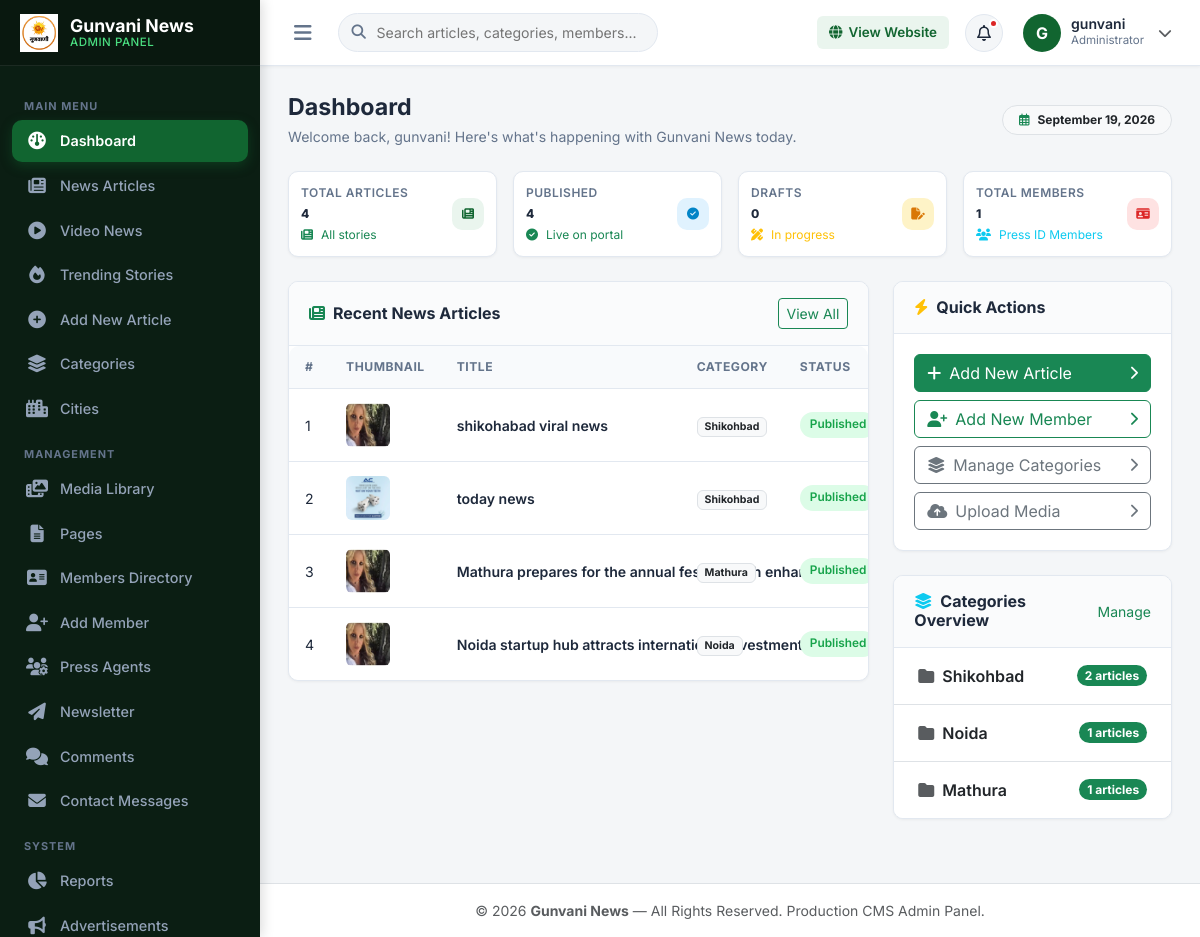
Page /admin/dashboard.php (signed in) on the committed database.
### tables this page shows
CREATE TABLE `articles` (
  `id` int(11) NOT NULL,
  `category_id` int(11) NOT NULL,
  `title` varchar(255) NOT NULL,
  `slug` varchar(255) NOT NULL,
  `summary` varchar(500) NOT NULL,
  `content` text NOT NULL,
  `image` varchar(255) DEFAULT NULL,
  `status` enum('published','draft') NOT NULL DEFAULT 'published',
  `published_at` datetime NOT NULL DEFAULT current_timestamp(),
  `created_at` timestamp NULL DEFAULT current_timestamp()
);

CREATE TABLE `categories` (
  `id` int(11) NOT NULL,
  `name` varchar(255) NOT NULL,
  `slug` varchar(255) NOT NULL,
  `description` text DEFAULT NULL,
  `created_at` timestamp NULL DEFAULT current_timestamp()
);

### admin/dashboard.php (the view, shortened to what this page needs)
<?php
require_once 'admin_header.php';
require_once 'db.php';
$totalArticles = (int) $pdo->query("SELECT COUNT(*) FROM articles")->fetchColumn();
$publishedArticles = (int) $pdo->query("SELECT COUNT(*) FROM articles WHERE status = 'published'")->fetchColumn();
$draftArticles = (int) $pdo->query("SELECT COUNT(*) FROM articles WHERE status = 'draft'")->fetchColumn();
$totalMembers = (int) $pdo->query("SELECT COUNT(*) FROM members")->fetchColumn();
$recentArticles = $pdo->query(
    "SELECT a.*, c.name AS category_name
     FROM articles a
     LEFT JOIN categories c ON a.category_id = c.id
     ORDER BY a.id DESC
     LIMIT 6"
)->fetchAll(PDO::FETCH_ASSOC);
$categoriesOverview = $pdo->query(
    "SELECT c.*, COUNT(a.id) AS article_count
     FROM categories c
     LEFT JOIN articles a ON c.id = a.category_id
     GROUP BY c.id
     ORDER BY article_count DESC"
)->fetchAll(PDO::FETCH_ASSOC);
function articleThumb($image) {
    if (!$image) return '../images/placeholder/first8.jpg';
    return '../uploads/news/' . $image;
}
?>
<div class="page-header">
    <div class="page-title-box">
        <h1>Dashboard</h1>
        <p>Welcome back, <?= htmlspecialchars($adminUser) ?>! Here's what's happening with Gunvani News today.</p>
    </div>
    <div class="badge bg-light text-dark border px-3 py-2 rounded-pill font-weight-bold">
        <i class="fa-regular fa-calendar-days text-success me-2"></i><?= date('F j, Y') ?>
    </div>
</div>
<div class="row g-3 mb-4">
    <div class="col-6 col-sm-6 col-xl-3">
        <div class="kpi-card">
            <div class="kpi-details">
                <div class="kpi-label">Total Articles</div>
                <div class="kpi-value"><?= number_format($totalArticles) ?></div>
                <div class="kpi-sub text-success"><i class="fa-solid fa-newspaper me-1"></i> All stories</div>
            </div>
            <div class="kpi-icon-badge green">
                <i class="fa-solid fa-newspaper"></i>
            </div>
        </div>
    </div>
    <div class="col-6 col-sm-6 col-xl-3">
        <div class="kpi-card">
            <div class="kpi-details">
                <div class="kpi-label">Published</div>
                <div class="kpi-value"><?= number_format($publishedArticles) ?></div>
                <div class="kpi-sub text-success"><i class="fa-solid fa-circle-check me-1"></i> Live on portal</div>
            </div>
            <div class="kpi-icon-badge blue">
                <i class="fa-solid fa-circle-check"></i>
            </div>
        </div>
    </div>
    <div class="col-6 col-sm-6 col-xl-3">
        <div class="kpi-card">
            <div class="kpi-details">
                <div class="kpi-label">Drafts</div>
                <div class="kpi-value"><?= number_format($draftArticles) ?></div>
                <div class="kpi-sub text-warning"><i class="fa-solid fa-pen-ruler me-1"></i> In progress</div>
            </div>
            <div class="kpi-icon-badge yellow">
                <i class="fa-solid fa-file-pen"></i>
            </div>
        </div>
    </div>
    <div class="col-6 col-sm-6 col-xl-3">
        <div class="kpi-card">
            <div class="kpi-details">
                <div class="kpi-label">Total Members</div>
                <div class="kpi-value"><?= number_format($totalMembers) ?></div>
                <div class="kpi-sub text-info"><i class="fa-solid fa-users me-1"></i> Press ID Members</div>
            </div>
            <div class="kpi-icon-badge red">
                <i class="fa-solid fa-id-card"></i>
            </div>
        </div>
    </div>
</div>
<div class="row g-4">
    <div class="col-lg-8">
        <div class="admin-card">
            <div class="admin-card-header">
                <h5><i class="fa-solid fa-newspaper me-2 text-success"></i>Recent News Articles</h5>
                <a href="news.php" class="btn btn-sm btn-outline-success">View All</a>
            </div>
            <div class="admin-card-body p-0">
                <div class="admin-table-wrap">
                    <div class="table-responsive"><table class="admin-table">
                        <thead>
                            <tr>
                                <th>#</th>
                                <th>Thumbnail</th>
                                <th>Title</th>
                                <th>Category</th>
                                <th>Status</th>
                            </tr>
                        </thead>
                        <tbody>
                            <?php if (count($recentArticles) === 0): ?>
                                <tr><td colspan="7" class="text-center text-muted py-4">No recent articles found.</td></tr>
                            <?php else: ?>
                                <?php foreach ($recentArticles as $index => $art): ?>
                                <tr>
                                    <td><?= $index + 1 ?></td>
                                    <td>
                                        <?php if (!empty($art['video_file']) && empty($art['image'])): ?>
                                            <video src="../uploads/videos/<?= htmlspecialchars($art['video_file']) ?>" class="table-thumb" muted></video>
                                        <?php else: ?>
                                            <img src="<?= htmlspecialchars(articleThumb($art['image'])) ?>" alt="Thumb" class="table-thumb" onerror="this.src='../images/placeholder/first8.jpg'">
                                        <?php endif; ?>
                                    </td>
                                    <td class="fw-semibold text-wrap" style="max-width:240px;">
                                        <?= htmlspecialchars($art['title']) ?>
                                    </td>
                                    <td>
                                        <span class="badge bg-light text-dark border"><?= htmlspecialchars($art['category_name'] ?: 'General') ?></span>
                                    </td>
                                    <td>
                                        <span class="badge-status <?= htmlspecialchars($art['status']) ?>">
                                            <?= ucfirst($art['status']) ?>
                                        </span>
                                    </td>
                                </tr>
                                <?php endforeach; ?>
                            <?php endif; ?>
                        </tbody>
                    </table></div>
                </div>
            </div>
        </div>
    </div>
    <div class="col-lg-4">
        <div class="admin-card mb-4">
            <div class="admin-card-header">
                <h5><i class="fa-solid fa-bolt me-2 text-warning"></i>Quick Actions</h5>
            </div>
            <div class="admin-card-body">
                <div class="d-grid gap-2">
                    <a href="add_news.php" class="btn btn-success d-flex align-items-center justify-content-between p-2.5">
                        <span><i class="fa-solid fa-plus me-2"></i>Add New Article</span>
                        <i class="fa-solid fa-chevron-right small"></i>
                    </a>
                    <a href="add_members.php" class="btn btn-outline-success d-flex align-items-center justify-content-between p-2.5">
                        <span><i class="fa-solid fa-user-plus me-2"></i>Add New Member</span>
                        <i class="fa-solid fa-chevron-right small"></i>
                    </a>
                    <a href="categories.php" class="btn btn-outline-secondary d-flex align-items-center justify-content-between p-2.5">
                        <span><i class="fa-solid fa-layer-group me-2"></i>Manage Categories</span>
                        <i class="fa-solid fa-chevron-right small"></i>
                    </a>
                    <a href="media.php" class="btn btn-outline-secondary d-flex align-items-center justify-content-between p-2.5">
                        <span><i class="fa-solid fa-cloud-arrow-up me-2"></i>Upload Media</span>
                        <i class="fa-solid fa-chevron-right small"></i>
                    </a>
                </div>
            </div>
        </div>
        <div class="admin-card">
            <div class="admin-card-header">
                <h5><i class="fa-solid fa-layer-group me-2 text-info"></i>Categories Overview</h5>
                <a href="categories.php" class="small text-success text-decoration-none">Manage</a>
            </div>
            <div class="admin-card-body p-0">
                <ul class="list-group list-group-flush">
                    <?php foreach ($categoriesOverview as $cat): ?>
                    <li class="list-group-item d-flex justify-content-between align-items-center px-4 py-3">
                        <div class="fw-semibold">
                            <i class="fa-solid fa-folder me-2 text-muted"></i><?= htmlspecialchars($cat['name']) ?>
                        </div>
                        <span class="badge bg-success rounded-pill"><?= $cat['article_count'] ?> articles</span>
                    </li>
                    <?php endforeach; ?>
                </ul>
            </div>
        </div>
    </div>
</div>
<?php require_once 'admin_footer.php'; ?>

### admin/admin_style.css (style rules this page uses)
:root { --admin-primary: #116530; --admin-primary-dark: #093b21; --admin-primary-light: #eaf5ee; --admin-accent: #d97706; --admin-accent-light: #fef3c7; --admin-danger: #dc2626; --admin-danger-light: #fee2e2; --admin-success: #16a34a; --admin-success-light: #dcfce7; --admin-info: #0284c7; --admin-info-light: #e0f2fe; --admin-bg: #f4f6f8; --admin-card-bg: #ffffff; --admin-border: #e2e8f0; --admin-text-main: #1e293b; --admin-text-muted: #64748b; --sidebar-width: 260px; --sidebar-collapsed-width: 78px; --topbar-height: 66px; --radius-sm: 6px; --radius-md: 10px; --radius-lg: 16px; --shadow-sm: 0 1px 3px rgba(0,0,0,0.05); --shadow-md: 0 4px 12px rgba(0,0,0,0.06); --shadow-lg: 0 10px 25px rgba(0,0,0,0.08); }
body.admin-body { font-family: 'Inter', sans-serif; background-color: var(--admin-bg); color: var(--admin-text-main); margin: 0; padding: 0; min-height: 100vh; display: flex; overflow-x: hidden; }
.page-header { display: flex; flex-wrap: wrap; align-items: center; justify-content: space-between; gap: 16px; margin-bottom: 24px; }
.page-title-box h1 { font-size: 1.45rem; font-weight: 700; color: var(--admin-text-main); margin: 0 0 4px 0; }
.page-title-box p { font-size: 0.88rem; color: var(--admin-text-muted); margin: 0; }
.kpi-card { background: var(--admin-card-bg); border-radius: var(--radius-md); padding: 12px; border: 1px solid var(--admin-border); box-shadow: var(--shadow-sm); display: flex; align-items: center; justify-content: space-between; transition: transform 0.2s ease, box-shadow 0.2s ease; }
.kpi-details .kpi-label { font-size: 12px; font-weight: 600; text-transform: uppercase; letter-spacing: 0.5px; color: var(--admin-text-muted); margin-bottom: 6px; }
.kpi-details .kpi-value { font-size: 12px; font-weight: 800; color: var(--admin-text-main); line-height: 1; }
.kpi-details .kpi-sub { font-size: 12px; color: var(--admin-text-muted); margin-top: 6px; display: flex; align-items: center; gap: 4px; }
.kpi-icon-badge { width: 32px; height: 32px; border-radius: var(--radius-md); display: flex; align-items: center; justify-content: center; font-size: 12px; }
.kpi-icon-badge.green { background: var(--admin-primary-light); color: var(--admin-primary); }
.kpi-icon-badge.blue { background: var(--admin-info-light); color: var(--admin-info); }
.kpi-icon-badge.yellow { background: var(--admin-accent-light); color: var(--admin-accent); }
.kpi-icon-badge.red { background: var(--admin-danger-light); color: var(--admin-danger); }
.admin-card { background: var(--admin-card-bg); border-radius: var(--radius-md); border: 1px solid var(--admin-border); box-shadow: var(--shadow-sm); margin-bottom: 24px; overflow: hidden; }
.admin-card-header { padding: 16px 20px; border-bottom: 1px solid var(--admin-border); display: flex; align-items: center; justify-content: space-between; background: #fafbfc; }
.admin-card-header h5 { font-size: 1rem; font-weight: 700; margin: 0; color: var(--admin-text-main); }
.admin-card-body { padding: 20px; }
.admin-table-wrap { overflow-x: auto; border-radius: var(--radius-md); }
.admin-table { width: 100%; border-collapse: separate; border-spacing: 0; margin: 0; }
.admin-table th { background-color: #f8fafc; color: var(--admin-text-muted); font-size: 0.76rem; font-weight: 700; text-transform: uppercase; letter-spacing: 0.5px; padding: 12px 16px; border-bottom: 1px solid var(--admin-border); white-space: nowrap; }
.admin-table td { padding: 14px 16px; font-size: 0.88rem; border-bottom: 1px solid var(--admin-border); vertical-align: middle; color: var(--admin-text-main); background-color: #ffffff; }
.admin-table tr:last-child td { border-bottom: none; }
.table-thumb { width: 44px; height: 44px; border-radius: var(--radius-sm); object-fit: cover; }
.badge-status { font-size: 0.74rem; font-weight: 600; padding: 4px 10px; border-radius: 999px; display: inline-block; text-transform: capitalize; }
.badge-status.published, .badge-status.approved, .badge-status.active { background: var(--admin-success-light); color: var(--admin-success); }
@media (min-width: 768px) { .admin-table td, .admin-table th { white-space: nowrap !important; width: 1% !important; } }

### rows in the picture
articles: title "shikohabad viral news", category.name "Shikohbad", status "Published"
articles: image (picture), title "today news", category.name "Shikohbad", status "Published"
articles: title "Mathura prepares for the annual…", category.name "Mathura", status "Published"
articles: title "Noida startup hub attracts international…", category.name "Noida", status "Published"
categories: name "Shikohbad", article_count "2"
categories: name "Noida", article_count "1"
categories: name "Mathura", article_count "1"

### other values in the picture
substr($adminUser, 0, 1) "G"
$adminUser "gunvani"
$totalArticles "4"
$publishedArticles "4"
$draftArticles "0"
$totalMembers "1"
